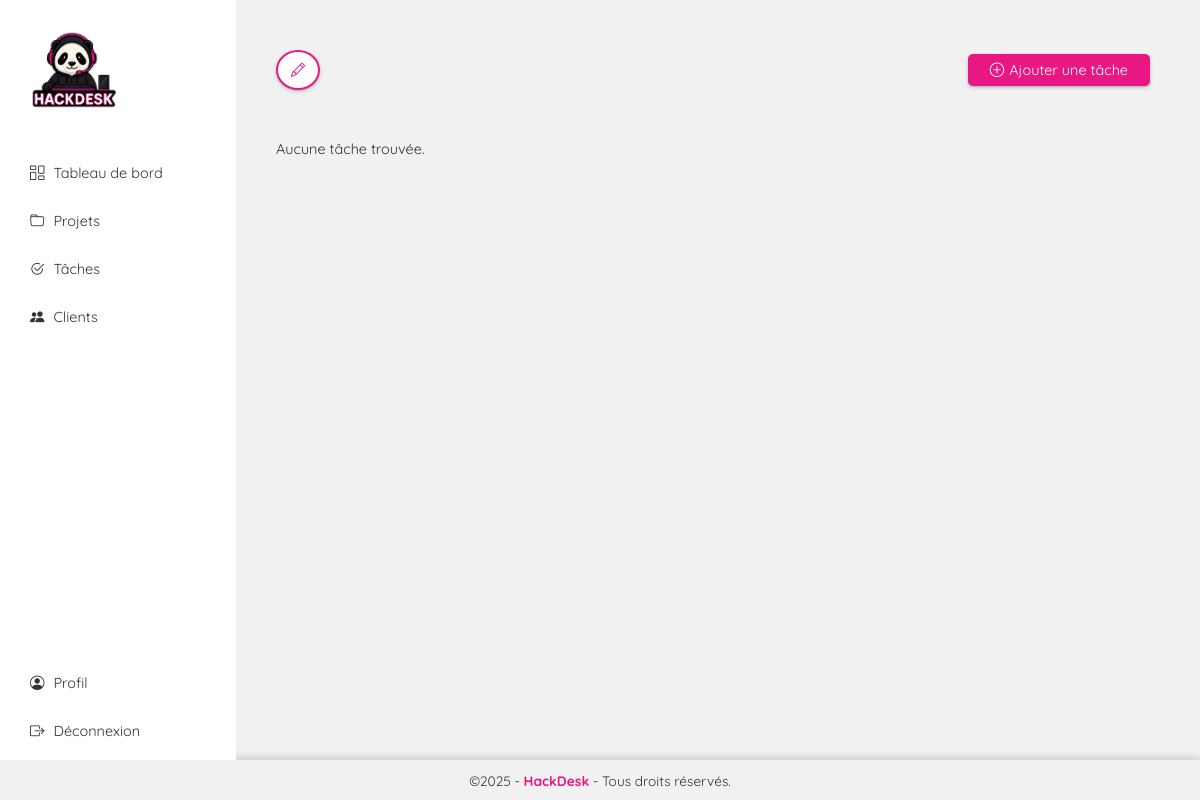
The app's page /view-project/1 (signed in), older data.
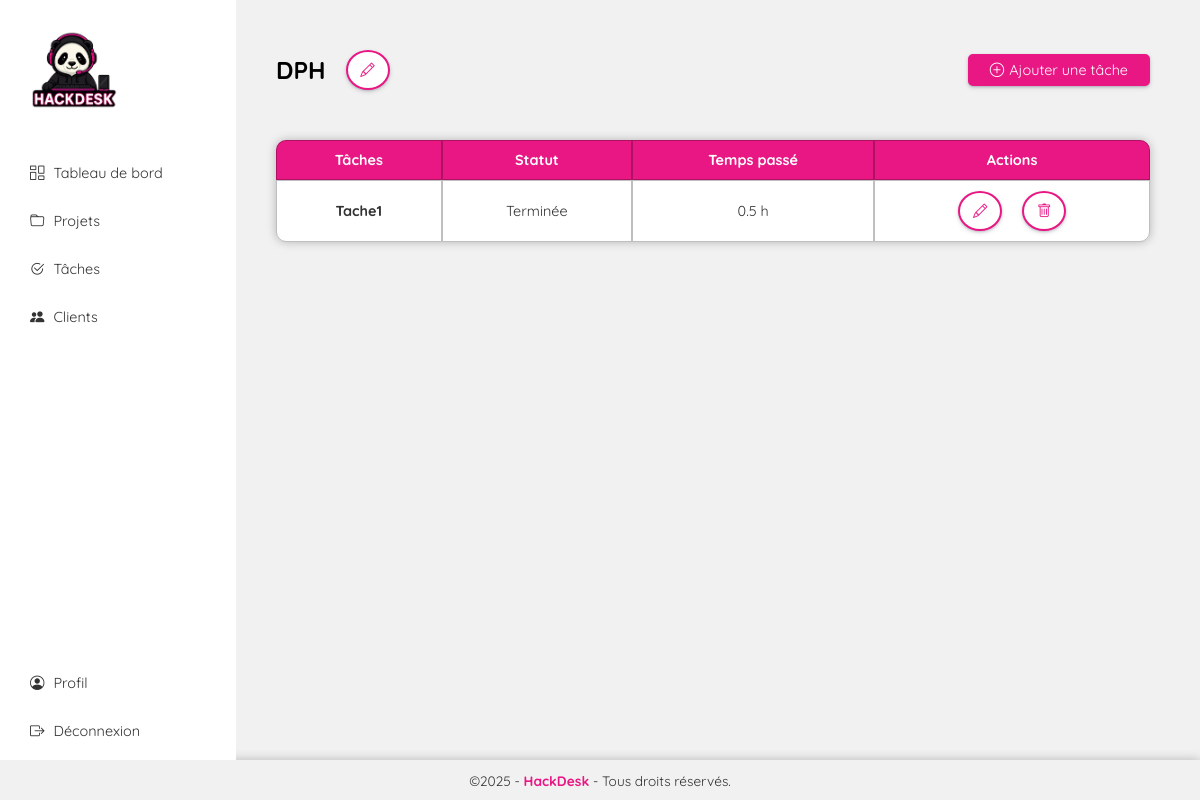
The same page, newer data.
### models.py (models this page shows, shortened)
class Project(Base):
    __tablename__ = 'projects'
    id = Column(Integer, primary_key=True, index=True)
    name_project = Column(String(150), nullable=False, index=True)
    description = Column(Text)
    url = Column(String(250))
    hosting_server = Column(String(150))
    status = Column(String(50))
    hourly_rate = Column(Float, default=0.0, nullable=False)
    user_id = Column(Integer, ForeignKey("users.id"))
    client_id = Column(Integer, ForeignKey("clients.id"))
    user = relationship("User", back_populates="projects")
    client = relationship("Client", back_populates="projects")
    tasks = relationship("Task", back_populates="projects", cascade="all, delete-orphan")

class Task(Base):
    __tablename__ = 'tasks'
    id = Column(Integer, primary_key=True, index=True)
    name_task = Column(String(150), nullable=False, index=True)
    status = Column(String(50))
    time_spent = Column(Float, default=0.0, nullable=False)
    project_id = Column(Integer, ForeignKey("projects.id"))
    projects = relationship("Project", back_populates="tasks")

### app.py (the view)
@app.route('/view-project/<int:project_id>', methods=["GET", "POST"])
@login_required
def viewProject(project_id):
    project = session.query(Project).filter_by(id=project_id).first()
    tasks = (
        session.query(Task)
        .join(Project)
        .filter(Project.id == project_id)
        .all()
    )
    return render_template('dashboard/view-project.html', project=project, tasks=tasks)

### app.py (called while the page is built)
@login_manager.user_loader
def load_user(user_id):
    return session.query(User).get(int(user_id))

### templates/dashboard/view-project.html (shortened to what this page needs)
{% extends 'layout.html' %}
{% block body %}
<div class="app dg">
    <main class="app-view dg">
        {% include 'dashboard/partials/menu-app.html' %}
        <div class="app-container">
            <div class="df" style="justify-content: space-between">
                <h1 class="df">{{ project.name_project}}
                    <a href="/edit-project/{{ project.id }}">
                        <button class="button-circle">
                            <i class="bi bi-pencil"></i>
                        </button>
                    </a>
                </h1>
                <a href="/add-a-task">
                    <button class="button2">
                        <i class="bi bi-plus-circle"></i>Ajouter une tâche
                    </button>
                </a>
            </div>
            <div class="table-list table-projects">
                {% if tasks %}
                <table>
                    <thead>
                        <tr>
                            <th>Tâches</th>
                            <th>Statut</th>
                            <th>Temps passé</th>
                            <th>Actions</th>
                        </tr>
                    </thead>
                    <tbody>
                        {% for task in tasks %}
                        <tr>
                            <td>
                                <a href="/edit-task/{{ task.id }}">
                                    {{ task.name_task }}
                                </a>
                            </td>
                            <td>{{ task.status }}</td>
                            <td>{{ task.time_spent }} h</td>
                            <td class="actions df">
                                <a href="/edit-task/{{ task.id }}">
                                    <button class="button-circle">
                                        <i class="bi bi-pencil"></i>
                                    </button>
                                </a>
                                <form method="POST" action="/delete-task/{{ task.id }}"
                                    onsubmit="return confirmDeleteTask();">
                                    <button type="submit" class="button-circle">
                                        <i class="bi bi-trash"></i>
                                    </button>
                                </form>
                            </td>
                        </tr>
                        {% endfor %}
                    </tbody>
                </table>
                {% else %}
                <p>Aucune tâche trouvée.</p>
                {% endif %}
            </div>
        </div>
    </main>
</div>
{% endblock %}

Row changes from the older to the newer data that the page shows:
added Project: name_project "DPH"
added Task: name_task "Tache1", status "Terminée", time_spent "0.5"
Text that changed along with them:
text no longer shown: "Aucune tâche trouvée."
text now shown: "Tâches Statut Temps passé Actions"
